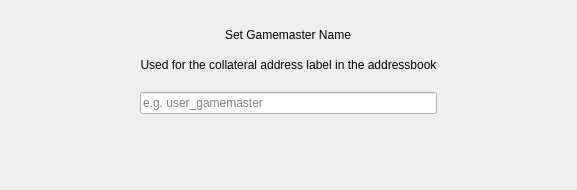
        <widget class="QWidget" name="page_2">
         <layout class="QVBoxLayout" name="verticalLayout_2" stretch="0,0,0,3,0,0">
          <property name="spacing">
           <number>0</number>
          </property>
          <property name="leftMargin">
           <number>140</number>
          </property>
          <property name="topMargin">
           <number>12</number>
          </property>
          <property name="rightMargin">
           <number>140</number>
          </property>
          <property name="bottomMargin">
           <number>12</number>
          </property>
          <item alignment="Qt::AlignHCenter">
           <widget class="QLabel" name="labelTitle3">
            <property name="minimumSize">
             <size>
              <width>0</width>
              <height>46</height>
             </size>
            </property>
            <property name="maximumSize">
             <size>
              <width>16777215</width>
              <height>46</height>
             </size>
            </property>
            <property name="text">
             <string>Set Gamemaster Name</string>
            </property>
           </widget>
          </item>
          <item alignment="Qt::AlignHCenter">
           <widget class="QLabel" name="labelSubtitleName">
            <property name="maximumSize">
             <size>
              <width>16777215</width>
              <height>28</height>
             </size>
            </property>
            <property name="text">
             <string>Used for the collateral address label in the addressbook</string>
            </property>
            <property name="alignment">
             <set>Qt::AlignCenter</set>
            </property>
            <property name="wordWrap">
             <bool>false</bool>
            </property>
           </widget>
          </item>
          <item>
           <spacer name="verticalSpacer_1_4">
            <property name="orientation">
             <enum>Qt::Vertical</enum>
            </property>
            <property name="sizeType">
             <enum>QSizePolicy::Fixed</enum>
            </property>
            <property name="sizeHint" stdset="0">
             <size>
              <width>20</width>
              <height>20</height>
             </size>
            </property>
           </spacer>
          </item>
          <item>
           <widget class="QLineEdit" name="lineEditName">
            <property name="maxLength">
             <number>25</number>
            </property>
            <property name="placeholderText">
             <string notr="true">e.g. user_gamemaster</string>
            </property>
           </widget>
          </item>
          <item>
           <spacer name="verticalSpacer_1_5">
            <property name="orientation">
             <enum>Qt::Vertical</enum>
            </property>
            <property name="sizeType">
             <enum>QSizePolicy::Fixed</enum>
            </property>
            <property name="sizeHint" stdset="0">
             <size>
              <width>20</width>
              <height>50</height>
             </size>
            </property>
           </spacer>
          </item>
          <item>
           <widget class="QLabel" name="labelMessage3">
            <property name="alignment">
             <set>Qt::AlignHCenter|Qt::AlignTop</set>
            </property>
            <property name="wordWrap">
             <bool>true</bool>
            </property>
           </widget>
          </item>
         </layout>
        </widget>
